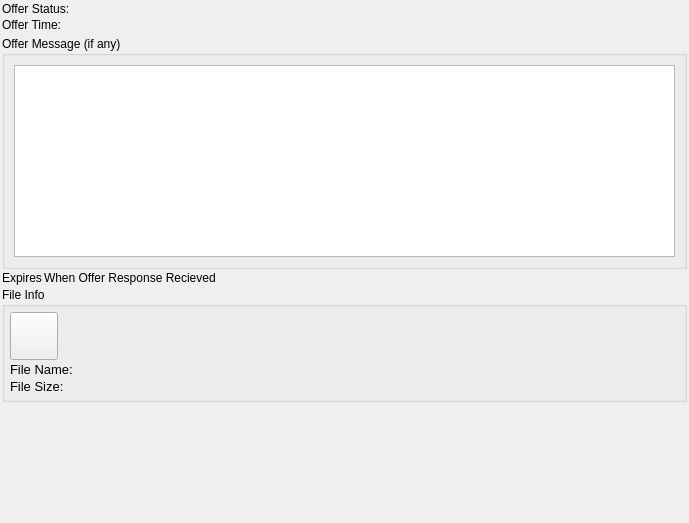
<?xml version="1.0" encoding="UTF-8"?>
<ui version="4.0">
 <class>AppletOfferInfoUi</class>
 <widget class="QWidget" name="AppletOfferInfoUi">
  <property name="windowModality">
   <enum>Qt::WindowModality::ApplicationModal</enum>
  </property>
  <property name="geometry">
   <rect>
    <x>0</x>
    <y>0</y>
    <width>689</width>
    <height>523</height>
   </rect>
  </property>
  <property name="sizePolicy">
   <sizepolicy hsizetype="Expanding" vsizetype="Expanding">
    <horstretch>0</horstretch>
    <verstretch>0</verstretch>
   </sizepolicy>
  </property>
  <property name="windowTitle">
   <string>Offer Info</string>
  </property>
  <property name="windowOpacity">
   <double>1.000000000000000</double>
  </property>
  <property name="toolTip">
   <string/>
  </property>
  <layout class="QVBoxLayout" name="verticalLayout">
   <property name="spacing">
    <number>2</number>
   </property>
   <property name="leftMargin">
    <number>2</number>
   </property>
   <property name="topMargin">
    <number>2</number>
   </property>
   <property name="rightMargin">
    <number>2</number>
   </property>
   <property name="bottomMargin">
    <number>2</number>
   </property>
   <item>
    <layout class="QHBoxLayout" name="horizontalLayout_2">
     <item>
      <widget class="QLabel" name="label">
       <property name="sizePolicy">
        <sizepolicy hsizetype="Minimum" vsizetype="Preferred">
         <horstretch>0</horstretch>
         <verstretch>0</verstretch>
        </sizepolicy>
       </property>
       <property name="text">
        <string>Offer Status:</string>
       </property>
      </widget>
     </item>
     <item>
      <widget class="QLabel" name="m_StatusMsgLabel">
       <property name="sizePolicy">
        <sizepolicy hsizetype="Expanding" vsizetype="Preferred">
         <horstretch>0</horstretch>
         <verstretch>0</verstretch>
        </sizepolicy>
       </property>
       <property name="text">
        <string/>
       </property>
      </widget>
     </item>
    </layout>
   </item>
   <item>
    <layout class="QHBoxLayout" name="horizontalLayout_5">
     <item>
      <widget class="QLabel" name="label_3">
       <property name="sizePolicy">
        <sizepolicy hsizetype="Minimum" vsizetype="Preferred">
         <horstretch>0</horstretch>
         <verstretch>0</verstretch>
        </sizepolicy>
       </property>
       <property name="text">
        <string>Offer Time:</string>
       </property>
      </widget>
     </item>
     <item>
      <widget class="QLabel" name="m_OfferTimeLabel">
       <property name="sizePolicy">
        <sizepolicy hsizetype="Expanding" vsizetype="Preferred">
         <horstretch>0</horstretch>
         <verstretch>0</verstretch>
        </sizepolicy>
       </property>
       <property name="text">
        <string/>
       </property>
      </widget>
     </item>
    </layout>
   </item>
   <item>
    <widget class="IdentOfferWidget" name="m_IdentWidget" native="true">
     <property name="sizePolicy">
      <sizepolicy hsizetype="Expanding" vsizetype="Preferred">
       <horstretch>0</horstretch>
       <verstretch>0</verstretch>
      </sizepolicy>
     </property>
    </widget>
   </item>
   <item>
    <widget class="QGroupBox" name="m_MsgGroupBox">
     <property name="title">
      <string>Offer Message (if any)</string>
     </property>
     <layout class="QGridLayout" name="gridLayout_2">
      <item row="1" column="0">
       <widget class="QPlainTextEdit" name="m_MsgTextEdit">
        <property name="readOnly">
         <bool>true</bool>
        </property>
       </widget>
      </item>
     </layout>
    </widget>
   </item>
   <item>
    <layout class="QHBoxLayout" name="horizontalLayout_4">
     <item>
      <widget class="QLabel" name="label_2">
       <property name="text">
        <string>Expires</string>
       </property>
      </widget>
     </item>
     <item>
      <widget class="QLabel" name="m_OfferExpireTime">
       <property name="sizePolicy">
        <sizepolicy hsizetype="Expanding" vsizetype="Preferred">
         <horstretch>0</horstretch>
         <verstretch>0</verstretch>
        </sizepolicy>
       </property>
       <property name="text">
        <string>When Offer Response Recieved</string>
       </property>
      </widget>
     </item>
    </layout>
   </item>
   <item>
    <widget class="QGroupBox" name="m_FileGroupBox">
     <property name="title">
      <string>File Info</string>
     </property>
     <layout class="QVBoxLayout" name="verticalLayout_3">
      <property name="spacing">
       <number>2</number>
      </property>
      <property name="leftMargin">
       <number>5</number>
      </property>
      <property name="topMargin">
       <number>5</number>
      </property>
      <property name="rightMargin">
       <number>5</number>
      </property>
      <property name="bottomMargin">
       <number>5</number>
      </property>
      <item>
       <widget class="VxPushButton" name="m_FileIconButton">
        <property name="minimumSize">
         <size>
          <width>41</width>
          <height>48</height>
         </size>
        </property>
        <property name="maximumSize">
         <size>
          <width>48</width>
          <height>48</height>
         </size>
        </property>
        <property name="text">
         <string notr="true"/>
        </property>
       </widget>
      </item>
      <item>
       <layout class="QHBoxLayout" name="horizontalLayout">
        <property name="spacing">
         <number>2</number>
        </property>
        <item>
         <widget class="QLabel" name="m_FileNameLabel">
          <property name="sizePolicy">
           <sizepolicy hsizetype="Minimum" vsizetype="Preferred">
            <horstretch>0</horstretch>
            <verstretch>0</verstretch>
           </sizepolicy>
          </property>
          <property name="font">
           <font>
            <pointsize>10</pointsize>
            <bold>false</bold>
           </font>
          </property>
          <property name="text">
           <string>File Name:</string>
          </property>
          <property name="alignment">
           <set>Qt::AlignmentFlag::AlignLeading|Qt::AlignmentFlag::AlignLeft|Qt::AlignmentFlag::AlignVCenter</set>
          </property>
         </widget>
        </item>
        <item>
         <widget class="QLabel" name="m_FileName">
          <property name="sizePolicy">
           <sizepolicy hsizetype="Expanding" vsizetype="Preferred">
            <horstretch>0</horstretch>
            <verstretch>0</verstretch>
           </sizepolicy>
          </property>
          <property name="text">
           <string notr="true"/>
          </property>
          <property name="wordWrap">
           <bool>true</bool>
          </property>
         </widget>
        </item>
       </layout>
      </item>
      <item>
       <layout class="QHBoxLayout" name="horizontalLayout_3">
        <item>
         <widget class="QLabel" name="m_FileSizeLabel">
          <property name="sizePolicy">
           <sizepolicy hsizetype="Minimum" vsizetype="Preferred">
            <horstretch>0</horstretch>
            <verstretch>0</verstretch>
           </sizepolicy>
          </property>
          <property name="font">
           <font>
            <pointsize>10</pointsize>
            <bold>false</bold>
           </font>
          </property>
          <property name="text">
           <string>File Size:</string>
          </property>
          <property name="alignment">
           <set>Qt::AlignmentFlag::AlignLeading|Qt::AlignmentFlag::AlignLeft|Qt::AlignmentFlag::AlignVCenter</set>
          </property>
         </widget>
        </item>
        <item>
         <widget class="QLabel" name="m_FileSize">
          <property name="sizePolicy">
           <sizepolicy hsizetype="Expanding" vsizetype="Preferred">
            <horstretch>0</horstretch>
            <verstretch>0</verstretch>
           </sizepolicy>
          </property>
          <property name="text">
           <string notr="true"/>
          </property>
          <property name="wordWrap">
           <bool>true</bool>
          </property>
         </widget>
        </item>
       </layout>
      </item>
     </layout>
    </widget>
   </item>
   <item>
    <spacer name="verticalSpacer">
     <property name="orientation">
      <enum>Qt::Orientation::Vertical</enum>
     </property>
     <property name="sizeHint" stdset="0">
      <size>
       <width>20</width>
       <height>40</height>
      </size>
     </property>
    </spacer>
   </item>
  </layout>
 </widget>
 <customwidgets>
  <customwidget>
   <class>IdentOfferWidget</class>
   <extends>QWidget</extends>
   <header>IdentOfferWidget.h</header>
   <container>1</container>
  </customwidget>
  <customwidget>
   <class>VxPushButton</class>
   <extends>QPushButton</extends>
   <header>VxPushButton.h</header>
  </customwidget>
 </customwidgets>
 <resources/>
 <connections/>
</ui>
